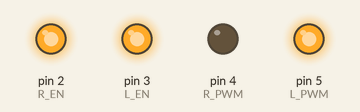
A sketch run on a simulated Arduino Uno, built with avr-gcc and run on an emulated ATmega328P. Parts: output pins drawn as LEDs (lit = HIGH).

Above: at 0.1 s.
Timing chart, 0 to 1.6 s (numbered marks = the images above):
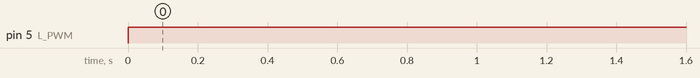

The sketch:

move_mottor_CW_CCW_.ino
```cpp
int R_EN   = 2;
int L_EN   = 3;
int R_PWM  = 4;
int L_PWM  = 5;
void setup() {
  // put your setup code here, to run once:
 pinMode(R_EN ,OUTPUT);
 pinMode(L_EN ,OUTPUT);
 pinMode(R_PWM ,OUTPUT);
 pinMode(L_PWM ,OUTPUT);
 digitalWrite(L_EN,HIGH);
 digitalWrite(R_EN,HIGH);
}

void loop() {
  // put your main code here, to run repeatedly:
 digitalWrite(R_PWM,0);
 digitalWrite(L_PWM,255);
}
```

Measured:
- by itself, pin 5 (L_PWM): LOW → HIGH at 0.00 s
